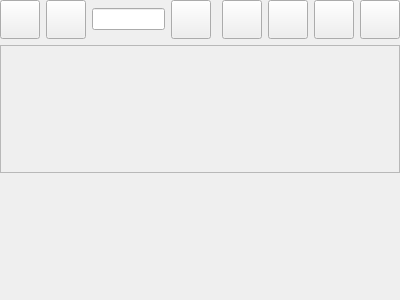
<?xml version="1.0" encoding="UTF-8"?>
<ui version="4.0">
 <class>fairwindsk::ui::mydata::Waypoints</class>
 <widget class="QWidget" name="fairwindsk::ui::mydata::Waypoints">
  <property name="geometry">
   <rect>
    <x>0</x>
    <y>0</y>
    <width>400</width>
    <height>300</height>
   </rect>
  </property>
  <property name="windowTitle">
   <string>Waypoints</string>
  </property>
  <layout class="QVBoxLayout" name="horizontalLayout_Waypoints">
   <property name="leftMargin">
    <number>0</number>
   </property>
   <property name="topMargin">
    <number>0</number>
   </property>
   <property name="rightMargin">
    <number>0</number>
   </property>
   <property name="bottomMargin">
    <number>0</number>
   </property>
   <item>
    <layout class="QHBoxLayout" name="horizontalLayout_Tools">
     <item>
      <widget class="QToolButton" name="toolButton_SortDesc">
       <property name="text">
        <string/>
       </property>
       <property name="icon">
        <iconset>
         <normaloff>:/resources/svg/sort-alphabet-ascending-svgrepo-com.svg</normaloff>:/resources/svg/sort-alphabet-ascending-svgrepo-com.svg</iconset>
       </property>
       <property name="iconSize">
        <size>
         <width>32</width>
         <height>32</height>
        </size>
       </property>
      </widget>
     </item>
     <item>
      <widget class="QToolButton" name="toolButton_SortAsc">
       <property name="text">
        <string/>
       </property>
       <property name="icon">
        <iconset>
         <normaloff>:/resources/svg/descending-alphabet-sort-svgrepo-com.svg</normaloff>:/resources/svg/descending-alphabet-sort-svgrepo-com.svg</iconset>
       </property>
       <property name="iconSize">
        <size>
         <width>32</width>
         <height>32</height>
        </size>
       </property>
      </widget>
     </item>
     <item>
      <widget class="QLineEdit" name="lineEdit_Search"/>
     </item>
     <item>
      <widget class="QToolButton" name="toolButton_Search">
       <property name="text">
        <string/>
       </property>
       <property name="icon">
        <iconset>
         <normaloff>:/resources/svg/OpenBridge/search.svg</normaloff>:/resources/svg/OpenBridge/search.svg</iconset>
       </property>
       <property name="iconSize">
        <size>
         <width>32</width>
         <height>32</height>
        </size>
       </property>
      </widget>
     </item>
     <item>
      <spacer name="horizontalSpacer">
       <property name="orientation">
        <enum>Qt::Orientation::Horizontal</enum>
       </property>
       <property name="sizeHint" stdset="0">
        <size>
         <width>40</width>
         <height>20</height>
        </size>
       </property>
      </spacer>
     </item>
     <item>
      <widget class="QToolButton" name="toolButton_Add">
       <property name="text">
        <string/>
       </property>
       <property name="icon">
        <iconset>
         <normaloff>:/resources/svg/OpenBridge/widget-add-google.svg</normaloff>:/resources/svg/OpenBridge/widget-add-google.svg</iconset>
       </property>
       <property name="iconSize">
        <size>
         <width>32</width>
         <height>32</height>
        </size>
       </property>
      </widget>
     </item>
     <item>
      <widget class="QToolButton" name="toolButton_Import">
       <property name="text">
        <string/>
       </property>
       <property name="icon">
        <iconset>
         <normaloff>:/resources/svg/import-content-svgrepo-com.svg</normaloff>:/resources/svg/import-content-svgrepo-com.svg</iconset>
       </property>
       <property name="iconSize">
        <size>
         <width>32</width>
         <height>32</height>
        </size>
       </property>
      </widget>
     </item>
     <item>
      <widget class="QToolButton" name="toolButton_Export">
       <property name="text">
        <string/>
       </property>
       <property name="icon">
        <iconset>
         <normaloff>:/resources/svg/export-content-svgrepo-com</normaloff>:/resources/svg/export-content-svgrepo-com</iconset>
       </property>
       <property name="iconSize">
        <size>
         <width>32</width>
         <height>32</height>
        </size>
       </property>
      </widget>
     </item>
     <item>
      <widget class="QToolButton" name="toolButton_DeleteAll">
       <property name="text">
        <string/>
       </property>
       <property name="icon">
        <iconset>
         <normaloff>:/resources/svg/OpenBridge/delete-google.svg</normaloff>:/resources/svg/OpenBridge/delete-google.svg</iconset>
       </property>
       <property name="iconSize">
        <size>
         <width>32</width>
         <height>32</height>
        </size>
       </property>
      </widget>
     </item>
    </layout>
   </item>
   <item>
    <widget class="QScrollArea" name="scrollArea_Waypoints">
     <property name="sizePolicy">
      <sizepolicy hsizetype="Expanding" vsizetype="Expanding">
       <horstretch>0</horstretch>
       <verstretch>0</verstretch>
      </sizepolicy>
     </property>
     <property name="horizontalScrollBarPolicy">
      <enum>Qt::ScrollBarPolicy::ScrollBarAlwaysOff</enum>
     </property>
     <property name="widgetResizable">
      <bool>true</bool>
     </property>
     <widget class="QWidget" name="scrollAreaWidgetContents">
      <property name="geometry">
       <rect>
        <x>0</x>
        <y>0</y>
        <width>398</width>
        <height>116</height>
       </rect>
      </property>
      <layout class="QGridLayout" name="gridLayout_Waypoint_Items">
       <property name="leftMargin">
        <number>0</number>
       </property>
       <property name="topMargin">
        <number>0</number>
       </property>
       <property name="rightMargin">
        <number>0</number>
       </property>
       <property name="bottomMargin">
        <number>0</number>
       </property>
      </layout>
     </widget>
    </widget>
   </item>
   <item>
    <spacer name="verticalSpacer">
     <property name="orientation">
      <enum>Qt::Orientation::Vertical</enum>
     </property>
     <property name="sizeHint" stdset="0">
      <size>
       <width>20</width>
       <height>40</height>
      </size>
     </property>
    </spacer>
   </item>
  </layout>
 </widget>
 <resources>
  <include location="../../resources.qrc"/>
 </resources>
 <connections/>
</ui>
